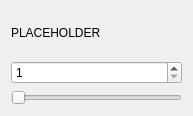
<?xml version="1.0" encoding="UTF-8"?>
<ui version="4.0">
 <class>Ex2UI</class>
 <widget class="QWidget" name="Ex2UI">
  <property name="geometry">
   <rect>
    <x>0</x>
    <y>0</y>
    <width>193</width>
    <height>116</height>
   </rect>
  </property>
  <layout class="QVBoxLayout" name="verticalLayout">
   <item>
    <widget class="QLabel" name="label">
     <property name="text">
      <string>PLACEHOLDER</string>
     </property>
    </widget>
   </item>
   <item>
    <widget class="QSpinBox" name="spinBox">
     <property name="minimum">
      <number>1</number>
     </property>
     <property name="maximum">
      <number>100</number>
     </property>
    </widget>
   </item>
   <item>
    <widget class="QSlider" name="horizontalSlider">
     <property name="minimum">
      <number>1</number>
     </property>
     <property name="maximum">
      <number>100</number>
     </property>
     <property name="orientation">
      <enum>Qt::Horizontal</enum>
     </property>
    </widget>
   </item>
  </layout>
 </widget>
 <resources/>
 <connections>
  <connection>
   <sender>horizontalSlider</sender>
   <signal>sliderMoved(int)</signal>
   <receiver>spinBox</receiver>
   <slot>setValue(int)</slot>
   <hints>
    <hint type="sourcelabel">
     <x>79</x>
     <y>62</y>
    </hint>
    <hint type="destinationlabel">
     <x>158</x>
     <y>53</y>
    </hint>
   </hints>
  </connection>
  <connection>
   <sender>spinBox</sender>
   <signal>valueChanged(int)</signal>
   <receiver>horizontalSlider</receiver>
   <slot>setValue(int)</slot>
   <hints>
    <hint type="sourcelabel">
     <x>169</x>
     <y>69</y>
    </hint>
    <hint type="destinationlabel">
     <x>104</x>
     <y>69</y>
    </hint>
   </hints>
  </connection>
 </connections>
</ui>
